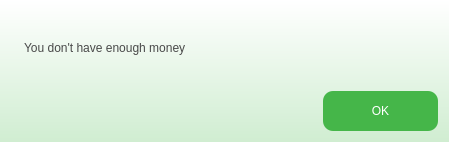
<?xml version="1.0" encoding="UTF-8"?>
<ui version="4.0">
 <class>MessageDialog</class>
 <widget class="QDialog" name="MessageDialog">
  <property name="geometry">
   <rect>
    <x>0</x>
    <y>0</y>
    <width>449</width>
    <height>142</height>
   </rect>
  </property>
  <property name="windowTitle">
   <string>Dialog</string>
  </property>
  <property name="styleSheet">
   <string notr="true">*{
	font: 20px &quot;IRANSans Light&quot;;
	color: #494949;
}
#MessageDialog{
	background-color: qlineargradient(x1: 0.5, y1: 0, x2: 0.5, y2: 1,stop: 0 white, stop: 1 #d0edd1);
}</string>
  </property>
  <layout class="QVBoxLayout" name="verticalLayout">
   <item>
    <widget class="QLabel" name="lblMessage">
     <property name="styleSheet">
      <string notr="true">padding: 10px;</string>
     </property>
     <property name="text">
      <string>You don't have enough money</string>
     </property>
    </widget>
   </item>
   <item>
    <layout class="QHBoxLayout" name="horizontalLayout">
     <item>
      <spacer name="horizontalSpacer">
       <property name="orientation">
        <enum>Qt::Horizontal</enum>
       </property>
       <property name="sizeType">
        <enum>QSizePolicy::Expanding</enum>
       </property>
       <property name="sizeHint" stdset="0">
        <size>
         <width>40</width>
         <height>20</height>
        </size>
       </property>
      </spacer>
     </item>
     <item>
      <widget class="QPushButton" name="btnOk">
       <property name="minimumSize">
        <size>
         <width>115</width>
         <height>40</height>
        </size>
       </property>
       <property name="cursor">
        <cursorShape>PointingHandCursor</cursorShape>
       </property>
       <property name="styleSheet">
        <string notr="true">QPushButton{
	font: 17px &quot;IRANSans&quot;;
	border: none;
	border-radius: 10px;
	background-color: #45b649;
	color: #fff;
}

QPushButton:hover{
	background-color: rgb(63, 166, 66);
}</string>
       </property>
       <property name="text">
        <string>OK</string>
       </property>
      </widget>
     </item>
    </layout>
   </item>
  </layout>
 </widget>
 <resources/>
 <connections/>
</ui>
